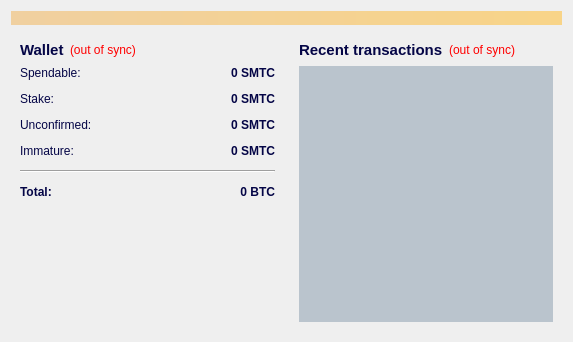
<?xml version="1.0" encoding="UTF-8"?>
<ui version="4.0">
 <class>OverviewPage</class>
 <widget class="QWidget" name="OverviewPage">
  <property name="geometry">
   <rect>
    <x>0</x>
    <y>0</y>
    <width>573</width>
    <height>342</height>
   </rect>
  </property>
  <property name="windowTitle">
   <string>Form</string>
  </property>
  <property name="styleSheet">
   <string notr="true">color: rgb(4, 5, 70);</string>
  </property>
  <layout class="QVBoxLayout" name="topLayout">
   <item>
    <widget class="QLabel" name="labelAlerts">
     <property name="visible">
      <bool>false</bool>
     </property>
     <property name="styleSheet">
      <string notr="true">background-color: qlineargradient(x1: 0, y1: 0, x2: 1, y2: 0, stop:0 #F0D0A0, stop:1 #F8D488);  color:#6a839a
</string>
     </property>
     <property name="wordWrap">
      <bool>true</bool>
     </property>
     <property name="margin">
      <number>3</number>
     </property>
    </widget>
   </item>
   <item>
    <layout class="QHBoxLayout" name="horizontalLayout" stretch="1,1">
     <item>
      <layout class="QVBoxLayout" name="verticalLayout_2">
       <item>
        <widget class="QWidget" name="widget" native="true">
         <layout class="QVBoxLayout" name="verticalLayout_4">
          <item>
           <layout class="QHBoxLayout" name="horizontalLayout_4">
            <item>
             <widget class="QLabel" name="label_5">
              <property name="font">
               <font>
                <pointsize>11</pointsize>
                <weight>75</weight>
                <bold>true</bold>
               </font>
              </property>
              <property name="text">
               <string>Wallet</string>
              </property>
             </widget>
            </item>
            <item>
             <widget class="QLabel" name="labelWalletStatus">
              <property name="toolTip">
               <string>The displayed information may be out of date. Your wallet automatically synchronizes with the SmtCoin network after a connection is established, but this process has not completed yet.</string>
              </property>
              <property name="styleSheet">
               <string notr="true">QLabel { color: red; }</string>
              </property>
              <property name="text">
               <string notr="true">(out of sync)</string>
              </property>
              <property name="alignment">
               <set>Qt::AlignLeading|Qt::AlignLeft|Qt::AlignVCenter</set>
              </property>
             </widget>
            </item>
            <item>
             <spacer name="horizontalSpacer_2">
              <property name="orientation">
               <enum>Qt::Horizontal</enum>
              </property>
              <property name="sizeHint" stdset="0">
               <size>
                <width>40</width>
                <height>20</height>
               </size>
              </property>
             </spacer>
            </item>
           </layout>
          </item>
          <item>
           <layout class="QFormLayout" name="formLayout_2">
            <property name="fieldGrowthPolicy">
             <enum>QFormLayout::AllNonFixedFieldsGrow</enum>
            </property>
            <property name="horizontalSpacing">
             <number>12</number>
            </property>
            <property name="verticalSpacing">
             <number>12</number>
            </property>
            <item row="0" column="0">
             <widget class="QLabel" name="label">
              <property name="text">
               <string>Spendable:</string>
              </property>
             </widget>
            </item>
            <item row="0" column="1">
             <widget class="QLabel" name="labelBalance">
              <property name="palette">
               <palette>
                <active>
                 <colorrole role="WindowText">
                  <brush brushstyle="SolidPattern">
                   <color alpha="255">
                    <red>4</red>
                    <green>5</green>
                    <blue>70</blue>
                   </color>
                  </brush>
                 </colorrole>
                 <colorrole role="Light">
                  <brush brushstyle="SolidPattern">
                   <color alpha="255">
                    <red>124</red>
                    <green>255</green>
                    <blue>24</blue>
                   </color>
                  </brush>
                 </colorrole>
                 <colorrole role="Text">
                  <brush brushstyle="SolidPattern">
                   <color alpha="255">
                    <red>4</red>
                    <green>5</green>
                    <blue>70</blue>
                   </color>
                  </brush>
                 </colorrole>
                 <colorrole role="BrightText">
                  <brush brushstyle="SolidPattern">
                   <color alpha="255">
                    <red>0</red>
                    <green>85</green>
                    <blue>127</blue>
                   </color>
                  </brush>
                 </colorrole>
                 <colorrole role="ButtonText">
                  <brush brushstyle="SolidPattern">
                   <color alpha="255">
                    <red>4</red>
                    <green>5</green>
                    <blue>70</blue>
                   </color>
                  </brush>
                 </colorrole>
                </active>
                <inactive>
                 <colorrole role="WindowText">
                  <brush brushstyle="SolidPattern">
                   <color alpha="255">
                    <red>4</red>
                    <green>5</green>
                    <blue>70</blue>
                   </color>
                  </brush>
                 </colorrole>
                 <colorrole role="Light">
                  <brush brushstyle="SolidPattern">
                   <color alpha="255">
                    <red>124</red>
                    <green>255</green>
                    <blue>24</blue>
                   </color>
                  </brush>
                 </colorrole>
                 <colorrole role="Text">
                  <brush brushstyle="SolidPattern">
                   <color alpha="255">
                    <red>4</red>
                    <green>5</green>
                    <blue>70</blue>
                   </color>
                  </brush>
                 </colorrole>
                 <colorrole role="BrightText">
                  <brush brushstyle="SolidPattern">
                   <color alpha="255">
                    <red>0</red>
                    <green>85</green>
                    <blue>127</blue>
                   </color>
                  </brush>
                 </colorrole>
                 <colorrole role="ButtonText">
                  <brush brushstyle="SolidPattern">
                   <color alpha="255">
                    <red>4</red>
                    <green>5</green>
                    <blue>70</blue>
                   </color>
                  </brush>
                 </colorrole>
                </inactive>
                <disabled>
                 <colorrole role="WindowText">
                  <brush brushstyle="SolidPattern">
                   <color alpha="255">
                    <red>4</red>
                    <green>5</green>
                    <blue>70</blue>
                   </color>
                  </brush>
                 </colorrole>
                 <colorrole role="Light">
                  <brush brushstyle="SolidPattern">
                   <color alpha="255">
                    <red>124</red>
                    <green>255</green>
                    <blue>24</blue>
                   </color>
                  </brush>
                 </colorrole>
                 <colorrole role="Text">
                  <brush brushstyle="SolidPattern">
                   <color alpha="255">
                    <red>4</red>
                    <green>5</green>
                    <blue>70</blue>
                   </color>
                  </brush>
                 </colorrole>
                 <colorrole role="BrightText">
                  <brush brushstyle="SolidPattern">
                   <color alpha="255">
                    <red>0</red>
                    <green>85</green>
                    <blue>127</blue>
                   </color>
                  </brush>
                 </colorrole>
                 <colorrole role="ButtonText">
                  <brush brushstyle="SolidPattern">
                   <color alpha="255">
                    <red>4</red>
                    <green>5</green>
                    <blue>70</blue>
                   </color>
                  </brush>
                 </colorrole>
                </disabled>
               </palette>
              </property>
              <property name="font">
               <font>
                <weight>75</weight>
                <bold>true</bold>
               </font>
              </property>
              <property name="cursor">
               <cursorShape>IBeamCursor</cursorShape>
              </property>
              <property name="toolTip">
               <string>Your current spendable balance</string>
              </property>
              <property name="styleSheet">
               <string notr="true"/>
              </property>
              <property name="text">
               <string notr="true">0 SMTC</string>
              </property>
              <property name="alignment">
               <set>Qt::AlignRight|Qt::AlignTrailing|Qt::AlignVCenter</set>
              </property>
              <property name="textInteractionFlags">
               <set>Qt::LinksAccessibleByMouse|Qt::TextSelectableByKeyboard|Qt::TextSelectableByMouse</set>
              </property>
             </widget>
            </item>
            <item row="1" column="0">
             <widget class="QLabel" name="label_6">
              <property name="text">
               <string>Stake:</string>
              </property>
             </widget>
            </item>
            <item row="1" column="1">
             <widget class="QLabel" name="labelStake">
              <property name="font">
               <font>
                <weight>75</weight>
                <bold>true</bold>
               </font>
              </property>
              <property name="cursor">
               <cursorShape>IBeamCursor</cursorShape>
              </property>
              <property name="toolTip">
               <string>Total of coins that was staked, and do not yet count toward the current balance</string>
              </property>
              <property name="styleSheet">
               <string notr="true"/>
              </property>
              <property name="text">
               <string notr="true">0 SMTC</string>
              </property>
              <property name="alignment">
               <set>Qt::AlignRight|Qt::AlignTrailing|Qt::AlignVCenter</set>
              </property>
              <property name="textInteractionFlags">
               <set>Qt::LinksAccessibleByMouse|Qt::TextSelectableByKeyboard|Qt::TextSelectableByMouse</set>
              </property>
             </widget>
            </item>
            <item row="2" column="0">
             <widget class="QLabel" name="label_3">
              <property name="text">
               <string>Unconfirmed:</string>
              </property>
             </widget>
            </item>
            <item row="2" column="1">
             <widget class="QLabel" name="labelUnconfirmed">
              <property name="font">
               <font>
                <weight>75</weight>
                <bold>true</bold>
               </font>
              </property>
              <property name="cursor">
               <cursorShape>IBeamCursor</cursorShape>
              </property>
              <property name="toolTip">
               <string>Total of transactions that have yet to be confirmed, and do not yet count toward the current balance</string>
              </property>
              <property name="styleSheet">
               <string notr="true">gridline-color: rgb(170, 0, 127);</string>
              </property>
              <property name="text">
               <string notr="true">0 SMTC</string>
              </property>
              <property name="alignment">
               <set>Qt::AlignRight|Qt::AlignTrailing|Qt::AlignVCenter</set>
              </property>
              <property name="textInteractionFlags">
               <set>Qt::LinksAccessibleByMouse|Qt::TextSelectableByKeyboard|Qt::TextSelectableByMouse</set>
              </property>
             </widget>
            </item>
            <item row="3" column="0">
             <widget class="QLabel" name="labelImmatureText">
              <property name="text">
               <string>Immature:</string>
              </property>
             </widget>
            </item>
            <item row="3" column="1">
             <widget class="QLabel" name="labelImmature">
              <property name="font">
               <font>
                <weight>75</weight>
                <bold>true</bold>
               </font>
              </property>
              <property name="toolTip">
               <string>Mined balance that has not yet matured</string>
              </property>
              <property name="text">
               <string notr="true">0 SMTC</string>
              </property>
              <property name="alignment">
               <set>Qt::AlignRight|Qt::AlignTrailing|Qt::AlignVCenter</set>
              </property>
              <property name="textInteractionFlags">
               <set>Qt::LinksAccessibleByMouse|Qt::TextSelectableByKeyboard|Qt::TextSelectableByMouse</set>
              </property>
             </widget>
            </item>
            <item row="4" column="0" colspan="2">
             <widget class="Line" name="line">
              <property name="orientation">
               <enum>Qt::Horizontal</enum>
              </property>
             </widget>
            </item>
            <item row="5" column="0">
             <widget class="QLabel" name="labelTotalText">
              <property name="font">
               <font>
                <weight>75</weight>
                <bold>true</bold>
               </font>
              </property>
              <property name="text">
               <string>Total:</string>
              </property>
             </widget>
            </item>
            <item row="5" column="1">
             <widget class="QLabel" name="labelTotal">
              <property name="font">
               <font>
                <weight>75</weight>
                <bold>true</bold>
               </font>
              </property>
              <property name="cursor">
               <cursorShape>IBeamCursor</cursorShape>
              </property>
              <property name="toolTip">
               <string>Your current total balance</string>
              </property>
              <property name="text">
               <string notr="true">0 BTC</string>
              </property>
              <property name="alignment">
               <set>Qt::AlignRight|Qt::AlignTrailing|Qt::AlignVCenter</set>
              </property>
              <property name="textInteractionFlags">
               <set>Qt::LinksAccessibleByMouse|Qt::TextSelectableByKeyboard|Qt::TextSelectableByMouse</set>
              </property>
             </widget>
            </item>
           </layout>
          </item>
         </layout>
        </widget>
       </item>
       <item>
        <spacer name="verticalSpacer">
         <property name="orientation">
          <enum>Qt::Vertical</enum>
         </property>
         <property name="sizeHint" stdset="0">
          <size>
           <width>20</width>
           <height>40</height>
          </size>
         </property>
        </spacer>
       </item>
      </layout>
     </item>
     <item>
      <layout class="QVBoxLayout" name="verticalLayout_3">
       <item>
        <widget class="QWidget" name="widget_2" native="true">
         <layout class="QVBoxLayout" name="verticalLayout">
          <item>
           <layout class="QHBoxLayout" name="horizontalLayout_2">
            <item>
             <widget class="QLabel" name="label_4">
              <property name="font">
               <font>
                <pointsize>11</pointsize>
                <weight>75</weight>
                <bold>true</bold>
               </font>
              </property>
              <property name="text">
               <string>&lt;b&gt;Recent transactions&lt;/b&gt;</string>
              </property>
             </widget>
            </item>
            <item>
             <widget class="QLabel" name="labelTransactionsStatus">
              <property name="toolTip">
               <string>The displayed information may be out of date. Your wallet automatically synchronizes with the SmtCoin network after a connection is established, but this process has not completed yet.</string>
              </property>
              <property name="styleSheet">
               <string notr="true">QLabel { color: red; }</string>
              </property>
              <property name="text">
               <string notr="true">(out of sync)</string>
              </property>
              <property name="alignment">
               <set>Qt::AlignRight|Qt::AlignTrailing|Qt::AlignVCenter</set>
              </property>
             </widget>
            </item>
            <item>
             <spacer name="horizontalSpacer">
              <property name="orientation">
               <enum>Qt::Horizontal</enum>
              </property>
              <property name="sizeHint" stdset="0">
               <size>
                <width>40</width>
                <height>20</height>
               </size>
              </property>
             </spacer>
            </item>
           </layout>
          </item>
          <item>
           <widget class="QListView" name="listTransactions">
            <property name="styleSheet">
             <string notr="true">background-color: rgba(106, 131, 154, 101);</string>
            </property>
            <property name="frameShape">
             <enum>QFrame::NoFrame</enum>
            </property>
            <property name="verticalScrollBarPolicy">
             <enum>Qt::ScrollBarAlwaysOff</enum>
            </property>
            <property name="horizontalScrollBarPolicy">
             <enum>Qt::ScrollBarAlwaysOff</enum>
            </property>
            <property name="selectionMode">
             <enum>QAbstractItemView::NoSelection</enum>
            </property>
           </widget>
          </item>
         </layout>
        </widget>
       </item>
      </layout>
     </item>
    </layout>
   </item>
  </layout>
 </widget>
 <resources/>
 <connections/>
</ui>
